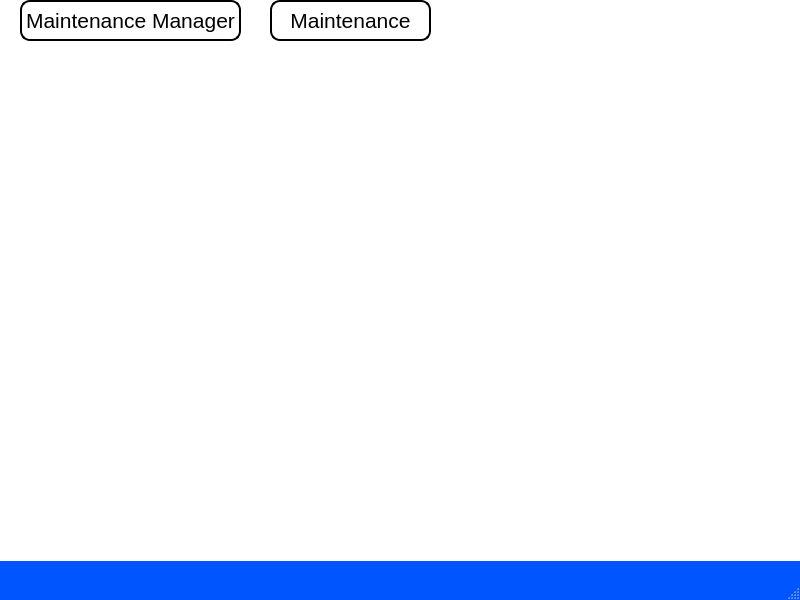
<?xml version="1.0" encoding="UTF-8"?>
<ui version="4.0">
 <class>Maint_main_menu</class>
 <widget class="QMainWindow" name="Maint_main_menu">
  <property name="geometry">
   <rect>
    <x>0</x>
    <y>0</y>
    <width>800</width>
    <height>600</height>
   </rect>
  </property>
  <property name="palette">
   <palette>
    <active>
     <colorrole role="WindowText">
      <brush brushstyle="SolidPattern">
       <color alpha="255">
        <red>0</red>
        <green>0</green>
        <blue>0</blue>
       </color>
      </brush>
     </colorrole>
     <colorrole role="Button">
      <brush brushstyle="SolidPattern">
       <color alpha="255">
        <red>0</red>
        <green>85</green>
        <blue>255</blue>
       </color>
      </brush>
     </colorrole>
     <colorrole role="Light">
      <brush brushstyle="SolidPattern">
       <color alpha="255">
        <red>127</red>
        <green>170</green>
        <blue>255</blue>
       </color>
      </brush>
     </colorrole>
     <colorrole role="Midlight">
      <brush brushstyle="SolidPattern">
       <color alpha="255">
        <red>63</red>
        <green>127</green>
        <blue>255</blue>
       </color>
      </brush>
     </colorrole>
     <colorrole role="Dark">
      <brush brushstyle="SolidPattern">
       <color alpha="255">
        <red>0</red>
        <green>42</green>
        <blue>127</blue>
       </color>
      </brush>
     </colorrole>
     <colorrole role="Mid">
      <brush brushstyle="SolidPattern">
       <color alpha="255">
        <red>0</red>
        <green>56</green>
        <blue>170</blue>
       </color>
      </brush>
     </colorrole>
     <colorrole role="Text">
      <brush brushstyle="SolidPattern">
       <color alpha="255">
        <red>0</red>
        <green>0</green>
        <blue>0</blue>
       </color>
      </brush>
     </colorrole>
     <colorrole role="BrightText">
      <brush brushstyle="SolidPattern">
       <color alpha="255">
        <red>255</red>
        <green>255</green>
        <blue>255</blue>
       </color>
      </brush>
     </colorrole>
     <colorrole role="ButtonText">
      <brush brushstyle="SolidPattern">
       <color alpha="255">
        <red>0</red>
        <green>0</green>
        <blue>0</blue>
       </color>
      </brush>
     </colorrole>
     <colorrole role="Base">
      <brush brushstyle="SolidPattern">
       <color alpha="255">
        <red>255</red>
        <green>255</green>
        <blue>255</blue>
       </color>
      </brush>
     </colorrole>
     <colorrole role="Window">
      <brush brushstyle="SolidPattern">
       <color alpha="255">
        <red>0</red>
        <green>85</green>
        <blue>255</blue>
       </color>
      </brush>
     </colorrole>
     <colorrole role="Shadow">
      <brush brushstyle="SolidPattern">
       <color alpha="255">
        <red>0</red>
        <green>0</green>
        <blue>0</blue>
       </color>
      </brush>
     </colorrole>
     <colorrole role="AlternateBase">
      <brush brushstyle="SolidPattern">
       <color alpha="255">
        <red>127</red>
        <green>170</green>
        <blue>255</blue>
       </color>
      </brush>
     </colorrole>
     <colorrole role="ToolTipBase">
      <brush brushstyle="SolidPattern">
       <color alpha="255">
        <red>255</red>
        <green>255</green>
        <blue>220</blue>
       </color>
      </brush>
     </colorrole>
     <colorrole role="ToolTipText">
      <brush brushstyle="SolidPattern">
       <color alpha="255">
        <red>0</red>
        <green>0</green>
        <blue>0</blue>
       </color>
      </brush>
     </colorrole>
    </active>
    <inactive>
     <colorrole role="WindowText">
      <brush brushstyle="SolidPattern">
       <color alpha="255">
        <red>0</red>
        <green>0</green>
        <blue>0</blue>
       </color>
      </brush>
     </colorrole>
     <colorrole role="Button">
      <brush brushstyle="SolidPattern">
       <color alpha="255">
        <red>0</red>
        <green>85</green>
        <blue>255</blue>
       </color>
      </brush>
     </colorrole>
     <colorrole role="Light">
      <brush brushstyle="SolidPattern">
       <color alpha="255">
        <red>127</red>
        <green>170</green>
        <blue>255</blue>
       </color>
      </brush>
     </colorrole>
     <colorrole role="Midlight">
      <brush brushstyle="SolidPattern">
       <color alpha="255">
        <red>63</red>
        <green>127</green>
        <blue>255</blue>
       </color>
      </brush>
     </colorrole>
     <colorrole role="Dark">
      <brush brushstyle="SolidPattern">
       <color alpha="255">
        <red>0</red>
        <green>42</green>
        <blue>127</blue>
       </color>
      </brush>
     </colorrole>
     <colorrole role="Mid">
      <brush brushstyle="SolidPattern">
       <color alpha="255">
        <red>0</red>
        <green>56</green>
        <blue>170</blue>
       </color>
      </brush>
     </colorrole>
     <colorrole role="Text">
      <brush brushstyle="SolidPattern">
       <color alpha="255">
        <red>0</red>
        <green>0</green>
        <blue>0</blue>
       </color>
      </brush>
     </colorrole>
     <colorrole role="BrightText">
      <brush brushstyle="SolidPattern">
       <color alpha="255">
        <red>255</red>
        <green>255</green>
        <blue>255</blue>
       </color>
      </brush>
     </colorrole>
     <colorrole role="ButtonText">
      <brush brushstyle="SolidPattern">
       <color alpha="255">
        <red>0</red>
        <green>0</green>
        <blue>0</blue>
       </color>
      </brush>
     </colorrole>
     <colorrole role="Base">
      <brush brushstyle="SolidPattern">
       <color alpha="255">
        <red>255</red>
        <green>255</green>
        <blue>255</blue>
       </color>
      </brush>
     </colorrole>
     <colorrole role="Window">
      <brush brushstyle="SolidPattern">
       <color alpha="255">
        <red>0</red>
        <green>85</green>
        <blue>255</blue>
       </color>
      </brush>
     </colorrole>
     <colorrole role="Shadow">
      <brush brushstyle="SolidPattern">
       <color alpha="255">
        <red>0</red>
        <green>0</green>
        <blue>0</blue>
       </color>
      </brush>
     </colorrole>
     <colorrole role="AlternateBase">
      <brush brushstyle="SolidPattern">
       <color alpha="255">
        <red>127</red>
        <green>170</green>
        <blue>255</blue>
       </color>
      </brush>
     </colorrole>
     <colorrole role="ToolTipBase">
      <brush brushstyle="SolidPattern">
       <color alpha="255">
        <red>255</red>
        <green>255</green>
        <blue>220</blue>
       </color>
      </brush>
     </colorrole>
     <colorrole role="ToolTipText">
      <brush brushstyle="SolidPattern">
       <color alpha="255">
        <red>0</red>
        <green>0</green>
        <blue>0</blue>
       </color>
      </brush>
     </colorrole>
    </inactive>
    <disabled>
     <colorrole role="WindowText">
      <brush brushstyle="SolidPattern">
       <color alpha="255">
        <red>0</red>
        <green>42</green>
        <blue>127</blue>
       </color>
      </brush>
     </colorrole>
     <colorrole role="Button">
      <brush brushstyle="SolidPattern">
       <color alpha="255">
        <red>0</red>
        <green>85</green>
        <blue>255</blue>
       </color>
      </brush>
     </colorrole>
     <colorrole role="Light">
      <brush brushstyle="SolidPattern">
       <color alpha="255">
        <red>127</red>
        <green>170</green>
        <blue>255</blue>
       </color>
      </brush>
     </colorrole>
     <colorrole role="Midlight">
      <brush brushstyle="SolidPattern">
       <color alpha="255">
        <red>63</red>
        <green>127</green>
        <blue>255</blue>
       </color>
      </brush>
     </colorrole>
     <colorrole role="Dark">
      <brush brushstyle="SolidPattern">
       <color alpha="255">
        <red>0</red>
        <green>42</green>
        <blue>127</blue>
       </color>
      </brush>
     </colorrole>
     <colorrole role="Mid">
      <brush brushstyle="SolidPattern">
       <color alpha="255">
        <red>0</red>
        <green>56</green>
        <blue>170</blue>
       </color>
      </brush>
     </colorrole>
     <colorrole role="Text">
      <brush brushstyle="SolidPattern">
       <color alpha="255">
        <red>0</red>
        <green>42</green>
        <blue>127</blue>
       </color>
      </brush>
     </colorrole>
     <colorrole role="BrightText">
      <brush brushstyle="SolidPattern">
       <color alpha="255">
        <red>255</red>
        <green>255</green>
        <blue>255</blue>
       </color>
      </brush>
     </colorrole>
     <colorrole role="ButtonText">
      <brush brushstyle="SolidPattern">
       <color alpha="255">
        <red>0</red>
        <green>42</green>
        <blue>127</blue>
       </color>
      </brush>
     </colorrole>
     <colorrole role="Base">
      <brush brushstyle="SolidPattern">
       <color alpha="255">
        <red>0</red>
        <green>85</green>
        <blue>255</blue>
       </color>
      </brush>
     </colorrole>
     <colorrole role="Window">
      <brush brushstyle="SolidPattern">
       <color alpha="255">
        <red>0</red>
        <green>85</green>
        <blue>255</blue>
       </color>
      </brush>
     </colorrole>
     <colorrole role="Shadow">
      <brush brushstyle="SolidPattern">
       <color alpha="255">
        <red>0</red>
        <green>0</green>
        <blue>0</blue>
       </color>
      </brush>
     </colorrole>
     <colorrole role="AlternateBase">
      <brush brushstyle="SolidPattern">
       <color alpha="255">
        <red>0</red>
        <green>85</green>
        <blue>255</blue>
       </color>
      </brush>
     </colorrole>
     <colorrole role="ToolTipBase">
      <brush brushstyle="SolidPattern">
       <color alpha="255">
        <red>255</red>
        <green>255</green>
        <blue>220</blue>
       </color>
      </brush>
     </colorrole>
     <colorrole role="ToolTipText">
      <brush brushstyle="SolidPattern">
       <color alpha="255">
        <red>0</red>
        <green>0</green>
        <blue>0</blue>
       </color>
      </brush>
     </colorrole>
    </disabled>
   </palette>
  </property>
  <property name="windowTitle">
   <string>MainWindow</string>
  </property>
  <widget class="QWidget" name="centralwidget">
   <widget class="QPushButton" name="maint_mgr_Button">
    <property name="geometry">
     <rect>
      <x>20</x>
      <y>0</y>
      <width>221</width>
      <height>41</height>
     </rect>
    </property>
    <property name="font">
     <font>
      <pointsize>16</pointsize>
     </font>
    </property>
    <property name="styleSheet">
     <string notr="true">QPushButton{background-color: white;
border: 2px solid black;
border-radius: 10px;}
QPushButton:hover{background-color:rgb(85, 255, 255);
border: 2px solidrgb(85, 255, 255);
}</string>
    </property>
    <property name="text">
     <string>Maintenance Manager</string>
    </property>
    <property name="autoDefault">
     <bool>false</bool>
    </property>
   </widget>
   <widget class="QPushButton" name="maint_Button">
    <property name="geometry">
     <rect>
      <x>270</x>
      <y>0</y>
      <width>161</width>
      <height>41</height>
     </rect>
    </property>
    <property name="font">
     <font>
      <pointsize>16</pointsize>
     </font>
    </property>
    <property name="styleSheet">
     <string notr="true">QPushButton{background-color: white;
border: 2px solid black;
border-radius: 10px;}
QPushButton:hover{background-color:rgb(85, 255, 255);
border: 2px solidrgb(85, 255, 255);
}</string>
    </property>
    <property name="text">
     <string>Maintenance</string>
    </property>
    <property name="autoDefault">
     <bool>false</bool>
    </property>
   </widget>
   <widget class="QLabel" name="label">
    <property name="geometry">
     <rect>
      <x>0</x>
      <y>0</y>
      <width>801</width>
      <height>561</height>
     </rect>
    </property>
    <property name="styleSheet">
     <string notr="true">background-image: url('C:/source/pythonQSG/PyQt6 Apps/images/maintenance.png');
background-repeat: no-repeat;
background-position: center;
background-attachment: fixed;
background-color: white; /* Fallback color */</string>
    </property>
    <property name="text">
     <string/>
    </property>
   </widget>
   <zorder>label</zorder>
   <zorder>maint_mgr_Button</zorder>
   <zorder>maint_Button</zorder>
  </widget>
  <widget class="QMenuBar" name="menubar">
   <property name="geometry">
    <rect>
     <x>0</x>
     <y>0</y>
     <width>800</width>
     <height>21</height>
    </rect>
   </property>
  </widget>
  <widget class="QStatusBar" name="statusbar"/>
 </widget>
 <resources/>
 <connections/>
</ui>
